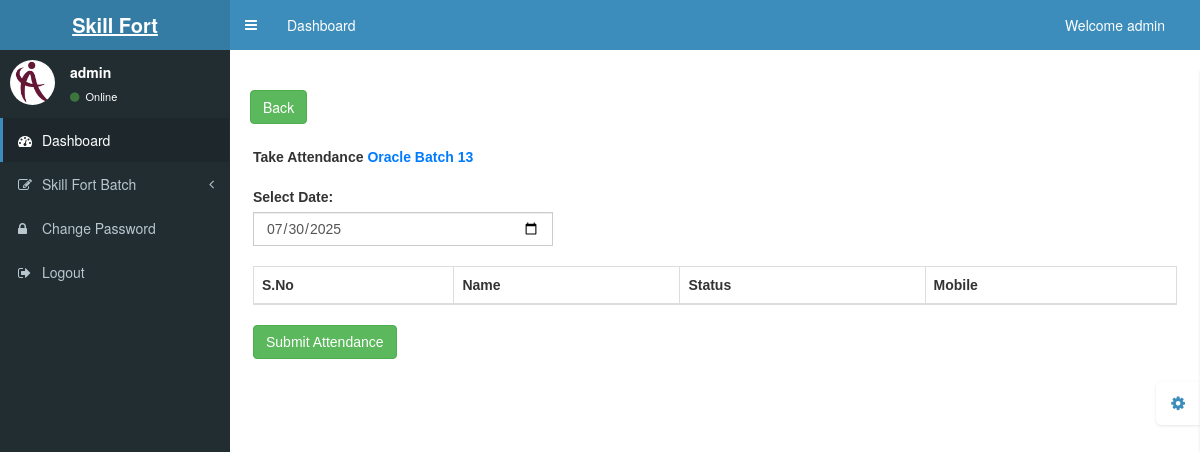
/takeAttendance.php?class_name=Oracle+Batch+13&id=34 (signed in), run on an earlier commit of the app's database.
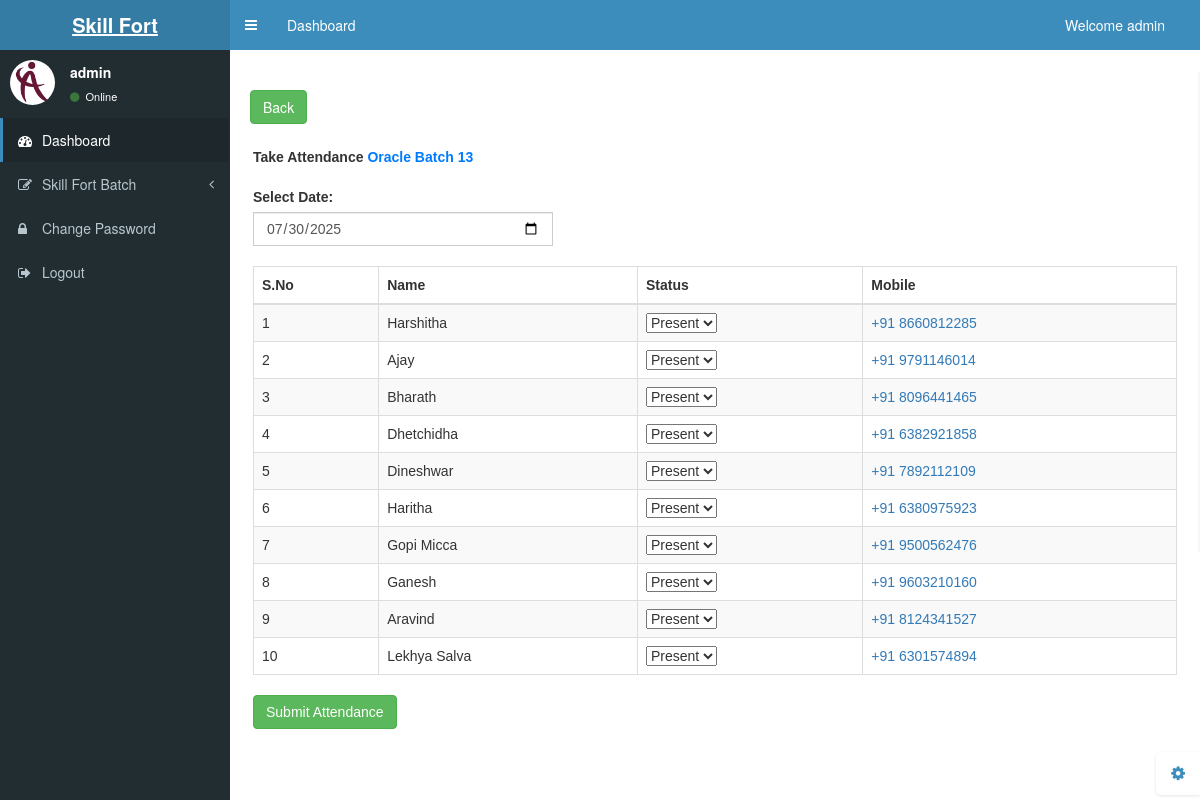
And on a later commit of the database.
### tables this page shows
CREATE TABLE `student` (
  `id` int(11) NOT NULL,
  `studentId` varchar(200) NOT NULL,
  `studentName` varchar(200) NOT NULL,
  `mobile` varchar(200) NOT NULL,
  `gmail` varchar(200) NOT NULL,
  `referBy` varchar(200) NOT NULL,
  `description` text NOT NULL,
  `course` varchar(200) NOT NULL,
  `class_name` varchar(200) NOT NULL,
  `class_time` varchar(200) NOT NULL,
  `start_date` varchar(200) NOT NULL,
  `whatsappLink` varchar(200) NOT NULL,
  `date` timestamp NOT NULL DEFAULT current_timestamp() ON UPDATE current_timestamp(),
  `join_date` varchar(200) NOT NULL,
  `leave_date` varchar(200) NOT NULL,
  `action` varchar(500) NOT NULL,
  `deleteReason` text NOT NULL,
  `end_date` varchar(200) NOT NULL
);

### takeAttendance.php (the view, shortened to what this page needs)
<?php include('header.php') ?>
<?php
$today = date('Y-m-d');
?>
<?php
$class_name = $_GET["class_name"];
if (isset($_GET['id'])) {
    $id = $_GET['id'];
}
?>
<div class="content-wrapper">
    <div class="container-table">
        <br>
        <div class="d-flex flex-wrap justify-content-end mb-3 gap-2">
            <a href="studentDetails.php?id=<?php echo $id; ?>"><button class="btn btn-success me-2 mb-2">Back</button></a>
        </div>
        <?php
        $result = mysqli_query($conn, "SELECT * FROM `student` WHERE `class_name`='$class_name' and `action`='Active' ORDER BY `id` DESC");
        while ($row_result = mysqli_fetch_array($result)) {
            $class_name = $row_result['class_name'];
        }
        ?>
        <div class="classList" style="margin: 3px;">
            <div class="container-ClassList">
                <br>
                <b>
                    Take Attendance <span style="color: #007bff;"><?php echo $class_name; ?></span>
                </b>
                <br><br>
                <form method="POST" action="submitAttendance.php">
                    <div class="mb-3" style="width: 300px;margin-bottom: 20px;">
                        <label for="date" class="form-label">Select Date:</label>
                        <input type="date" name="date" id="date" class="form-control" value="<?php echo $today; ?>" required>
                    </div>
                    <div class="table-responsive">
                        <table class="table table-bordered table-striped" id="bootstrapdatatable02">
                            <thead class="table-dark">
                                <tr>
                                    <th>S.No</th>
                                    <th>Name</th>
                                    <th>Status</th>
                                    <th>Mobile</th>
                                </tr>
                            </thead>
                            <tbody>
                                <?php
                                $slno = 0;
                                $result = mysqli_query($conn, "SELECT * FROM `student` WHERE `class_name`='$class_name' AND `action`='Active' ORDER BY `id` DESC");
                                while ($row_result = mysqli_fetch_array($result)) {
                                    $slno++;
                                    $studentId = $row_result['id'];
                                    $studentName = $row_result['studentName'];
                                    $mobile = $row_result['mobile'];
                                ?>
                                    <tr>
                                        <td><?php echo $slno; ?></td>
                                        <td><?php echo $studentName; ?></td>
                                        <td>
                                            <select name="status[<?php echo $studentId; ?>]" class="form-select attendance-status">
                                                <option value="Present" selected>Present</option>
                                            </select>
                                        </td>
                                        <td>
                                            <a href="tel:+91<?php echo $mobile; ?>">+91 <?php echo $mobile; ?></a>
                                        </td>
                                    </tr>
                                <?php } ?>
                            </tbody>
                        </table>
                    </div>
                    <button type="submit" class="btn btn-success">Submit Attendance</button>
                </form>
            </div>
        </div>
    </div>
</div>
<?php include('footer.php') ?>

What changed in the data, as far as the page shows it:
added student: class_name "Oracle Batch 13", studentName "Lekhya Salva", id "Present", mobile "6301574894"
added student: studentName "Harshitha", id "Present", mobile "8660812285"
added student: studentName "Ajay", id "Present", mobile "9791146014"
added student: studentName "Bharath", id "Present", mobile "8096441465"
added student: studentName "Dhetchidha", id "Present", mobile "6382921858"
added student: studentName "Dineshwar", id "Present", mobile "7892112109"
added student: studentName "Haritha", id "Present", mobile "6380975923"
added student: studentName "Gopi Micca", id "Present", mobile "9500562476"
added student: studentName "Ganesh", id "Present", mobile "9603210160"
added student: studentName "Aravind", id "Present", mobile "8124341527"
Also different on the page:
$class_name: "Oracle Batch 13" → (not shown)
